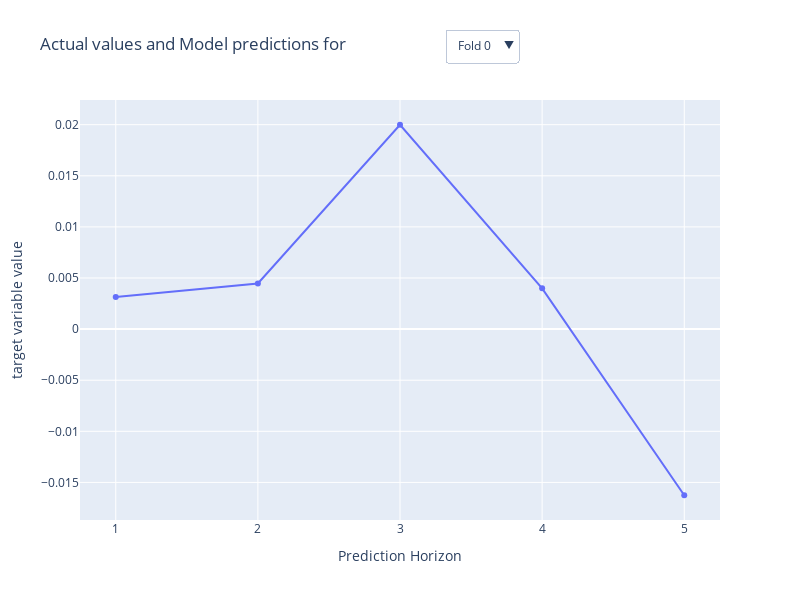

Write notebook code for a chart like this one.
### Code cell
graphs.prediction_visualisation(MODELS, p, a)

### Figure 1 — Plotly figure (JSON) as saved in the notebook; plotly's stock layout.template omitted (floating-point values rounded to 4 significant figures)
{"data": [{"mode": "lines+markers", "name": "arima Fold 0", "type": "scatter", "visible": false, "x": [1, 2, 3, 4, 5], "y": [-0.001071, -0.0001098, -1.126e-05, -1.154e-06, -1.183e-07]}, {"mode": "lines+markers", "name": "arima Fold 1", "type": "scatter", "visible": false, "x": [1, 2, 3, 4, 5], "y": [-0.001676, -0.0001729, -1.783e-05, -1.839e-06, -1.897e-07]}, {"mode": "lines+markers", "name": "llama Fold 0", "type": "scatter", "visible": false, "x": [1, 2, 3, 4, 5], "y": [-0.0003666, 0.00153, 0.0003434, -0.000172, -0.0003412]}, {"mode": "lines+markers", "name": "llama Fold 1", "type": "scatter", "visible": false, "x": [1, 2, 3, 4, 5], "y": [0.0005634, 0.0004833, -0.0005565, -0.0007064, 0.0003115]}, {"mode": "lines+markers", "name": "autoregressor Fold 0", "type": "scatter", "visible": false, "x": [1, 2, 3, 4, 5], "y": [-0.01044, -0.01044, -0.01044, -0.01044, -0.01044]}, {"mode": "lines+markers", "name": "autoregressor Fold 1", "type": "scatter", "visible": false, "x": [1, 2, 3, 4, 5], "y": [-0.01625, -0.01625, -0.01625, -0.01625, -0.01625]}, {"mode": "lines+markers", "name": "fine-tuned Llama Fold 0", "type": "scatter", "visible": false, "x": [1, 2, 3, 4, 5], "y": [0.004976, 0.0002125, 0.0007203, 0.004981, 5.904e-05]}, {"mode": "lines+markers", "name": "fine-tuned Llama Fold 1", "type": "scatter", "visible": false, "x": [1, 2, 3, 4, 5], "y": [0.0004373, 4.388e-05, 0.001604, 0.002858, 0.002356]}, {"mode": "lines+markers", "name": "Actual Fold 0", "type": "scatter", "visible": true, "x": [1, 2, 3, 4, 5], "y": [0.003133, 0.004468, 0.01999, 0.003986, -0.01625]}, {"mode": "lines+markers", "name": "Actual Fold 1", "type": "scatter", "visible": false, "x": [1, 2, 3, 4, 5], "y": [0.0291, 0.01624, 0.005811, 0.02162, 0.006539]}], "layout": {"height": 600, "title": {"text": "Actual values and Model predictions for "}, "updatemenus": [{"active": 0, "buttons": [{"args": [{"visible": [true, false, true, false, true, false, true, false, true, false]}, {"title": "Actual values and Model predictions for Fold 0"}], "label": "Fold 0", "method": "update"}, {"args": [{"visible": [false, true, false, true, false, true, false, true, false, true]}, {"title": "Actual values and Model predictions for Fold 1"}], "label": "Fold 1", "method": "update"}], "direction": "down", "showactive": true, "x": 0.57, "xanchor": "left", "y": 1.17, "yanchor": "top"}], "width": 800, "xaxis": {"anchor": "y", "domain": [0, 1], "title": {"text": "Prediction Horizon"}}, "yaxis": {"anchor": "x", "domain": [0, 1], "title": {"text": "target variable value"}}}}
